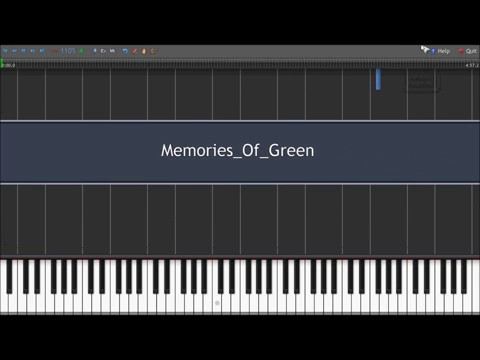
#> input picture example-1.jpg, 480 x 360 px
$ python test_changes.py
#> lines starting #> are read from the running program, lines starting #| are printed output that depends on the picture; after the words box and inside, x2 and y2 are one past the last pixel; in counts of white or black regions, pixels touching at a corner belong together
### piano_key_detector/utils.py
"""Utility helpers for the piano key detector."""
from __future__ import annotations

from pathlib import Path
from typing import Iterable, Tuple

import cv2
import numpy as np


def ensure_odd(value: int, minimum: int = 3) -> int:
    """Return ``value`` adjusted to the nearest odd integer greater than or equal to ``minimum``."""
    if value < minimum:
        value = minimum
    if value % 2 == 0:
        value += 1
    return value


def clamp(value: float, low: float, high: float) -> float:
    """Clamp ``value`` to the inclusive range ``[low, high]``."""
    return max(low, min(high, value))


def load_image(image_source) -> np.ndarray:
    """Load an image as a BGR ``numpy`` array.

    Parameters
    ----------
    image_source:
        Either a path, a file-like object, bytes, or a numpy array. If a numpy array
        is provided it is returned unchanged when already BGR, otherwise converted.
    """
#> called with image_source = 'example-1.jpg'

    if isinstance(image_source, np.ndarray):
        image = image_source.copy()
        if image.ndim == 2:
            image = cv2.cvtColor(image, cv2.COLOR_GRAY2BGR)
        elif image.ndim == 3 and image.shape[2] == 4:
            image = cv2.cvtColor(image, cv2.COLOR_BGRA2BGR)
        return image

    if isinstance(image_source, (str, Path)):
        image = cv2.imread(str(image_source))
#> image is the input picture: shape (360, 480, 3); mean B, G, R 63.6, 60.6, 59.6
        if image is None:
            raise ValueError(f"Could not read image from path: {image_source}")
        return image

    # File-like or bytes
    if hasattr(image_source, "read"):
        data = image_source.read()
        if hasattr(image_source, "seek"):
            try:
                image_source.seek(0)
            except Exception:
                pass
    else:
        data = image_source

    if not isinstance(data, (bytes, bytearray)):
        raise TypeError("Unsupported image source type")

    arr = np.frombuffer(data, dtype=np.uint8)
    image = cv2.imdecode(arr, cv2.IMREAD_COLOR)
    if image is None:
        raise ValueError("Could not decode image from bytes")
    return image


# [29 lines left out: functions normalize_point, bbox_union, bgr_to_rgb, not called in this run]


def save_debug_image(image: np.ndarray, filename: str, prefix: str = "debug_") -> str:
    """Save a debug image to disk for visualization.

    Parameters
    ----------
    image : np.ndarray
        The image to save (BGR format)
    filename : str
        Base filename without extension
    prefix : str
        Prefix to add to filename

    Returns
    -------
    str
        The full path where the image was saved
    """
    import os

    # Ensure temp directory exists
    temp_dir = "temp"
    os.makedirs(temp_dir, exist_ok=True)

    full_filename = os.path.join(temp_dir, f"{prefix}{filename}.jpg")
    success = cv2.imwrite(full_filename, image)
    if success:
        print(f"Debug image saved: {full_filename}")
        return full_filename
    else:
        print(f"Failed to save debug image: {full_filename}")
        return ""

### piano_key_detector/detector.py
"""Piano key detection implementation following first-steps.md exactly."""
from __future__ import annotations

import json
import os
from dataclasses import dataclass
from typing import Dict, Optional, Tuple

import cv2
import numpy as np

from .utils import (
    ensure_odd,
    load_image,
    save_debug_image,
)


@dataclass
class DetectionParameters:
    """Configuration for the detector."""

    blur_kernel_size: int = 5
    canny_low: int = 80
    canny_high: int = 180
    adaptive_threshold_block_size: int = 35
    adaptive_threshold_c: int = 5
    projection_peak_ratio: float = 0.55
    min_white_key_width_ratio: float = 0.01
    max_white_key_width_ratio: float = 0.2
    min_white_key_aspect: float = 2.0
    min_white_key_area_ratio: float = 0.003

    def to_dict(self) -> Dict[str, float]:
        return self.__dict__.copy()


class PianoKeyDetector:
    """Detect piano keys following the exact process from first-steps.md."""

    # Primary and secondary colors for key highlighting (BGR format for OpenCV)
    KEY_COLORS = [
        (0, 255, 0),      # Green (primary)
        (0, 0, 255),      # Red (primary)
        (255, 0, 0),      # Blue (primary)
        (0, 255, 255),    # Yellow (secondary)
        (255, 255, 0),    # Cyan (secondary)
        (255, 0, 255),    # Magenta (secondary)
        (0, 165, 255),    # Orange (secondary)
        (128, 0, 128),    # Purple (tertiary)
    ]

    def __init__(self, **kwargs):
        self.params = DetectionParameters(**kwargs)

    # [5 lines left out: function update_params, not called in this run]

    def detect_keys(
        self,
        image,
        debug: bool = True,
        **overrides,
    ) -> Dict[str, object]:
        """
        Detect piano keys following the exact 8-step process from first-steps.md:
        1. Crop the bottom 50% of the uploaded image.
        2. Find the white keys in this image.
        3. Crop the image to the height of these keys, the area they are inside.
        4. Further crop the image produced in stage 3, to the bottom 30% of this image.
        5. You should have the white keys only now.
        6. Find the first white key and highlight it in green, using 50% opacity green and shaded as dots.
        7. Highlight the right side boundary of this key using a dotted black line, 50% opacity.
        8. Display each of these stages as images in streamlit.
        """

        params = self._merge_params(overrides)
        image_bgr = load_image(image)
        if image_bgr is None:
            raise ValueError("Could not load image")

        height, width = image_bgr.shape[:2]

        # Stage 1: Crop the bottom 50% of the uploaded image
        stage1_crop_y = int(height * 0.5)  # Start from 50% down (keep bottom 50%)
        stage1_crop = image_bgr[stage1_crop_y:, :]
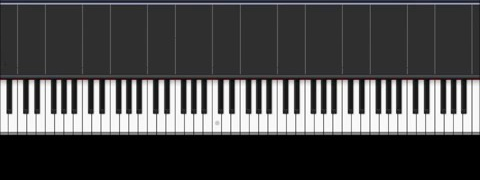
#> stage1_crop: shape (180, 480, 3); mean B, G, R 76.3, 75.8, 76
        stage1_height, stage1_width = stage1_crop.shape[:2]

        # Stage 2: Find the white keys in this image
        white_keys_region = self._find_white_keys_region(stage1_crop, params)

        # Stage 3: Crop the image to the height of these keys
        if white_keys_region is None:
            # Fallback if no white keys detected
            stage3_crop = stage1_crop
            stage3_crop_y_offset = 0
        else:
            top_y, bottom_y = white_keys_region
            stage3_crop = stage1_crop[top_y:bottom_y, :]
            stage3_crop_y_offset = top_y

        stage3_height, stage3_width = stage3_crop.shape[:2]

        # Stage 4: Further crop to the bottom 30% of this image
        stage4_crop_y = int(stage3_height * 0.7)  # Start from 70% down (keep bottom 30%)
        stage4_crop = stage3_crop[stage4_crop_y:, :]
        stage4_height, stage4_width = stage4_crop.shape[:2]

        # Stage 5: You should have the white keys only now
        # This is our final white keys image

        # Stage 6-7: Find all white keys and create multi-color overlays
        all_white_keys = self._find_all_white_keys(stage4_crop, params)

        # Save white keys to JSON file
        if all_white_keys:
            self._save_white_keys_to_json(all_white_keys)

        # Create highlighted images (stages 6-7)
        stage7_highlighted = None
        stage6_highlighted = None

        if all_white_keys:
            # Stage 7: Multi-color overlay on white keys only image
            stage7_highlighted = self._create_multi_color_overlay(stage4_crop, all_white_keys)

            # Stage 6: Multi-color overlay on full keyboard image
            stage6_highlighted = self._create_stage3_highlighting(stage3_crop, all_white_keys, stage4_crop_y)

        # Convert coordinates back to original image space for API compatibility
        white_keys = []
        if all_white_keys:
            # Calculate total offset from original image
            total_y_offset = stage1_crop_y + stage3_crop_y_offset + stage4_crop_y

            for key_info in all_white_keys:
                bbox = key_info["bbox"]
                x, y, w, h = bbox

                # Transform to original image coordinates
                original_bbox = (x, y + total_y_offset, w, h)

                white_key_entry = {
                    "bbox": original_bbox,
                    "center": (x + w/2, y + total_y_offset + h/2),
                    "confidence": key_info["confidence"],
                    "aspect_ratio": key_info.get("aspect_ratio", 0),
                    "area_ratio": key_info.get("area_ratio", 0),
                    "key_index": key_info.get("key_index", 0),
                }
                white_keys.append(white_key_entry)

        # For backward compatibility, keep first_white_key reference
        first_white_key = all_white_keys[0] if all_white_keys else None

        result: Dict[str, object] = {
            "white_keys": white_keys,
            "black_keys": [],  # Not implemented in this version
            "total_keys": len(white_keys),
            "confidence": white_keys[0]["confidence"] if white_keys else 0.0,
            "keyboard_type": "unknown",
            "bounding_box": None,
            "first_white_key": first_white_key,
            "found": first_white_key is not None,
            "parameters": params.to_dict(),
        }

        if debug:
            # Save all processing stages with new numbering scheme
            # Stage 1: Original image (handled by caller)
            save_debug_image(stage1_crop, "stage2_crop_bottom_50_percent")
            save_debug_image(stage3_crop, "stage3_keyboard_height")
            save_debug_image(stage4_crop, "stage4_white_keys_only")

            if stage7_highlighted is not None:
                save_debug_image(stage7_highlighted, "stage7_multi_color_overlay")
            if stage6_highlighted is not None:
                save_debug_image(stage6_highlighted, "stage6_full_keyboard_highlighted")

            result["debug"] = {
                "original": image_bgr,
                "stage2_crop": stage1_crop,  # Crop bottom 50%
                "stage3_crop": stage3_crop,  # Keyboard height
                "stage6_highlighted": stage6_highlighted,  # Full keyboard with keys highlighted
                "stage4_crop": stage4_crop,  # White keys only (bottom 30%)
                "stage7_highlighted": stage7_highlighted,  # Multi-color overlay
                "white_keys_region": white_keys_region,
            }

        return result

    def _merge_params(self, overrides: Dict[str, object]) -> DetectionParameters:
        params_dict = self.params.to_dict()
        params_dict.update(overrides)
        return DetectionParameters(**params_dict)

    def _find_white_keys_region(self, image: np.ndarray, params: DetectionParameters) -> Optional[Tuple[int, int]]:
        """
        Find the vertical region containing white keys.
        Returns (top_y, bottom_y) tuple or None if not found.
        """
        height, width = image.shape[:2]
        gray = cv2.cvtColor(image, cv2.COLOR_BGR2GRAY)

        # Apply basic preprocessing to highlight white keys
        blur_kernel = ensure_odd(int(params.blur_kernel_size))
        blurred = cv2.GaussianBlur(gray, (blur_kernel, blur_kernel), 0)
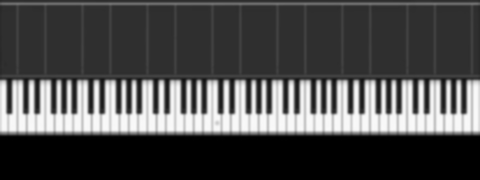
#> blurred: shape (180, 480); min 0, max 249, mean 75.9

        # Threshold to find white regions (white keys)
        _, binary = cv2.threshold(blurred, 0, 255, cv2.THRESH_BINARY + cv2.THRESH_OTSU)
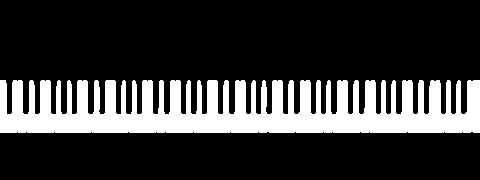
#> binary: shape (180, 480); 21.7% white; 1 white region, box (x1, y1, x2, y2) and area: (0, 80, 480, 133) 18740

        # Find horizontal projection to detect keyboard boundaries
        row_projection = binary.sum(axis=1).astype(np.float32)
#> row_projection = 180 values, max 122400 at index 114, min 0 at index 0, mean 26548.3

        if row_projection.max() <= 0:
            return None

        # Find the top and bottom of the keyboard by detecting white key regions
        threshold = row_projection.max() * 0.3  # Lower threshold for white key detection
#> threshold = 36720
#> (the rest of the program and of its run is left out)
